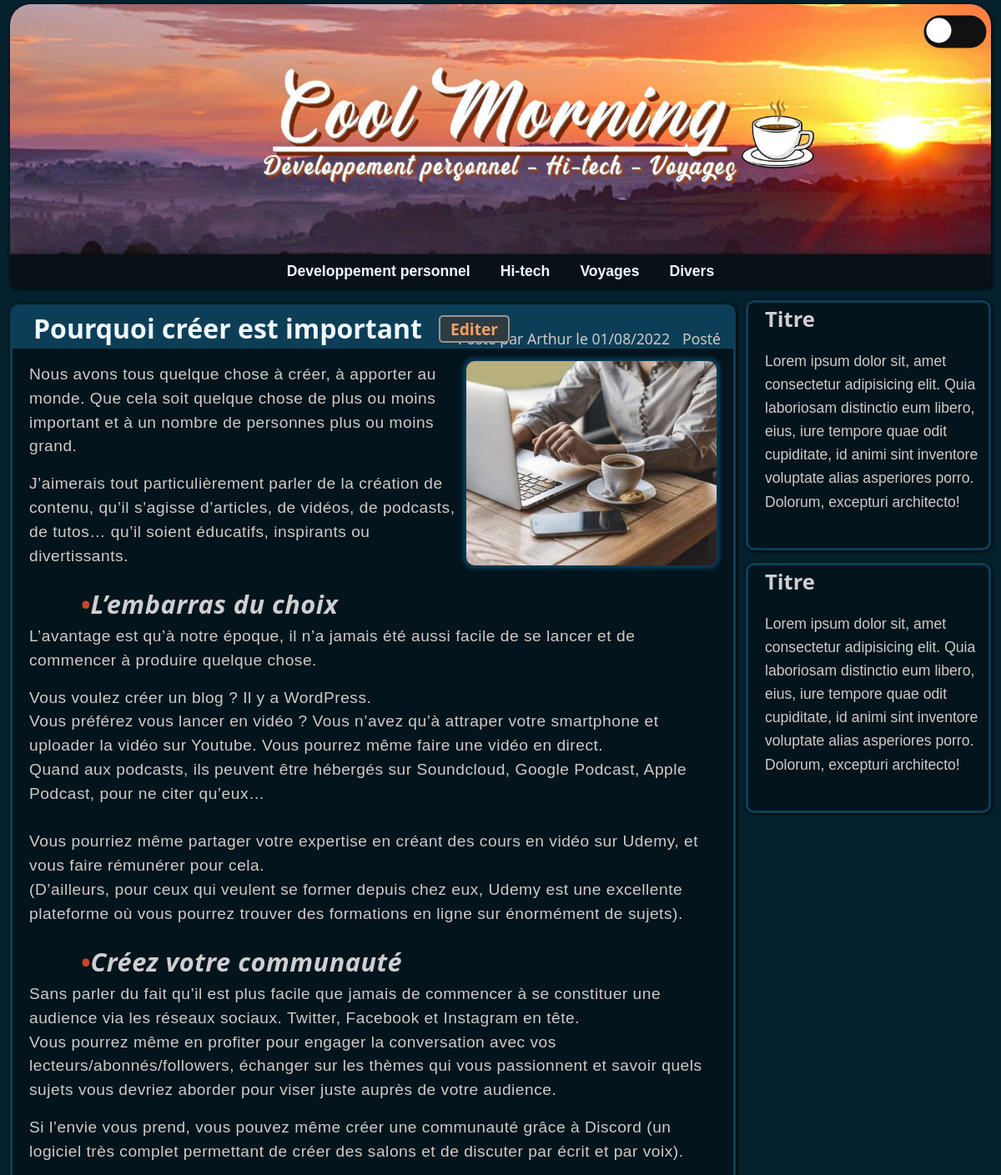
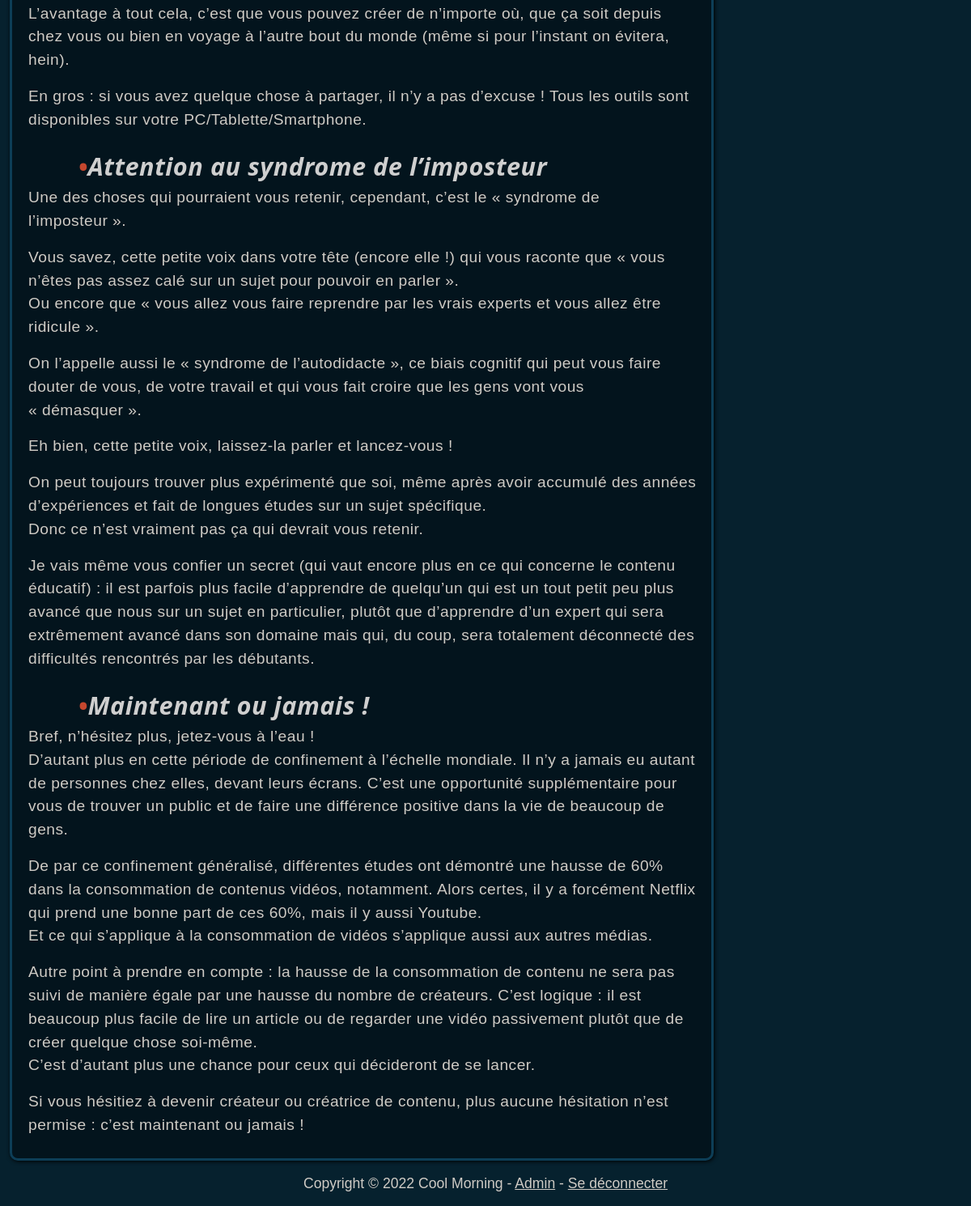
Page /article?id=2 on the committed database (2 pictures, top to bottom).
### models.py (models this page shows)
class Article(db.Model):
    id = db.Column(db.Integer, primary_key=True)
    title = db.Column(db.String(100), nullable=False)
    text = db.Column(db.Text, nullable=False)
    date = db.Column(db.DateTime, nullable=False)
    scheduled = db.Column(db.Boolean, nullable=False)
    category = db.Column(db.String(50), nullable=False)
    posted = db.Column(db.Boolean, nullable=False)
    author = db.Column(db.String(50), nullable=False)
    img = db.Column(db.String, nullable=False)

### app.py (the view)
@app.route("/article")
def article():
    article = Article.query.filter_by(id=request.args.get("id")).first()
    return render_template("display_article.html", article=article, Markup=Markup)

### templates/display_article.html
{% extends "layout.html" %}
{% block body %}
<div class="row">
    <div class="col-md-9">
        <div class="article" id="begin">
            <div class="article-header">
                <h2>
                    {{ article.title }}
                    {% if session.user != None%}
                        <a class="edit-button" href="/edit_article?id={{ article.id }}">Editer</a>
                    {% endif %}
                </h2>
                {% if session.user != None%}
                    {% if article.posted %}
                        <p class="status">Posté</p>
                    {% else %}
                        <p class="status">Archivé</p>
                    {% endif %}
                {% endif %}
                <p>Posté par {{ article.author }} le {{ article.date.strftime('%d/%m/%Y') }}</p>
            </div>
            <img src="{{ article.img }}" class="thumb">
            <div class="text">
                {{ Markup(article.text) }}
            </div>
        </div>
    </div>
    <div class="col-md-3">
        <div class="aside">
            <h2>Titre</h2>
            <p>Lorem ipsum dolor sit, amet consectetur adipisicing elit. Quia laboriosam distinctio eum libero, eius, iure tempore quae odit cupiditate, id animi sint inventore voluptate alias asperiores porro. Dolorum, excepturi architecto!</p>
        </div>
        <div class="aside">
            <h2>Titre</h2>
            <p>Lorem ipsum dolor sit, amet consectetur adipisicing elit. Quia laboriosam distinctio eum libero, eius, iure tempore quae odit cupiditate, id animi sint inventore voluptate alias asperiores porro. Dolorum, excepturi architecto!</p>
        </div>
    </div>
</div>
{% endblock %}

### static/styles/custom.css (style rules this page uses)
body { background-color: #06212e; font-family: Verdana, Arial, Tahoma, Serif; color: #cfcbc5; }
.article-header { background-color: #0d3e57; border-radius: 6px 6px 0px 0px; padding-left: 25px; height: 50px; }
.article-header h2 { font-family: Candara, Calibri, Segoe, Segoe UI, Optima, Arial, sans-serif; position: absolute; margin-top: 7px; font-weight: bolder; display: inline; }
.article-header h2 a { color: aliceblue; text-decoration: none; }
.article-header h2 { color: aliceblue; }
.article-header p { font-family: Candara, Calibri, Segoe, Segoe UI, Optima, Arial, sans-serif; color: #cfcbc5; display: inline; float: right; font-size: 1.1em; padding-top: 25px; padding-right: 15px; margin-bottom: -2px; }
.aside h2 { color: #cfcfcf; Font-family: Candara, Calibri, Segoe, Segoe UI, Optima, Arial, sans-serif; font-weight: bolder; width: 200px; padding : 5px 0px 5px 30px; padding-left: 20px; font-size: 1.6em; }
.article .thumb { margin: 15px 20px 3px 10px; float: right; border-radius: 10px; width: 300px; height: 245px; object-fit: cover; box-shadow: 0px 0px 5px 4px #0d3e57; }
.article .text, .edit-article .text { font-size: 1.2em; padding: 17px 15px 10px 20px; letter-spacing: 0.5px; }
.article h3 { color: #cfcfcf; font-family: Candara, Calibri, Segoe, Segoe UI, Optima, Arial, sans-serif; font-weight: bold; font-size: 1.6em; font-style: italic; margin-top: 0.8em; margin-bottom: 0.2em; margin-left: 2em; }
.article h3:before { content:"•"; color: #c5472e; display: inline-block; }
.aside p { font-size: 1.1em; padding: 7px 10px 0px 20px; line-height: 1.6em; }
.article, .edit-article { min-height: 350px; }
.edit-button { position: absolute; color: #f8a061 !important; margin-left: 20px; margin-top: 3px !important; font-size: 0.6em; font-weight: bold; text-decoration: none; border: solid 1px #f8a061; background-color: #2e3b40; padding: 3px 12px; border: solid 2px #979591; border-radius: 5px; }
.article, .aside, .edit-article { box-sizing: border-box; background-color: #03141d; border-radius: 10px; border: #0d3e57 solid; box-shadow: 1px 1px 5px black; }
.article { margin-top: 20px; }
.aside { margin-top: 15px; height: 300px; overflow: auto; }
.col-md-3 { padding:0; }
.col-md-9 { padding-left:0; }

### rows in the picture
Article: title "Pourquoi créer est important", author "Arthur", date "01/08/2022", text "Nous avons tous quelque chose à créer, à apporter au monde. Que cela soit quelque chose de plus ou moins important et à un nombre de personnes plus ou moins grand. J’aimerais tout particulièrement parler de la création de contenu, qu’il s’agisse d’articles, de vidéos, de podcasts, de tutos… qu’il soient éducatifs, inspirants ou divertissants. L’embarras du choix L’avantage est qu’à notre époque, il n’a jamais été aussi facile de se lancer et de commencer à produire quelque chose. Vous voulez créer un blog ? Il y a WordPress. Vous préférez vous lancer en vidéo ? Vous n’avez qu’à attraper votre smartphone et uploader la vidéo sur Youtube. Vous pourrez même faire une vidéo en direct. Quand aux…"
